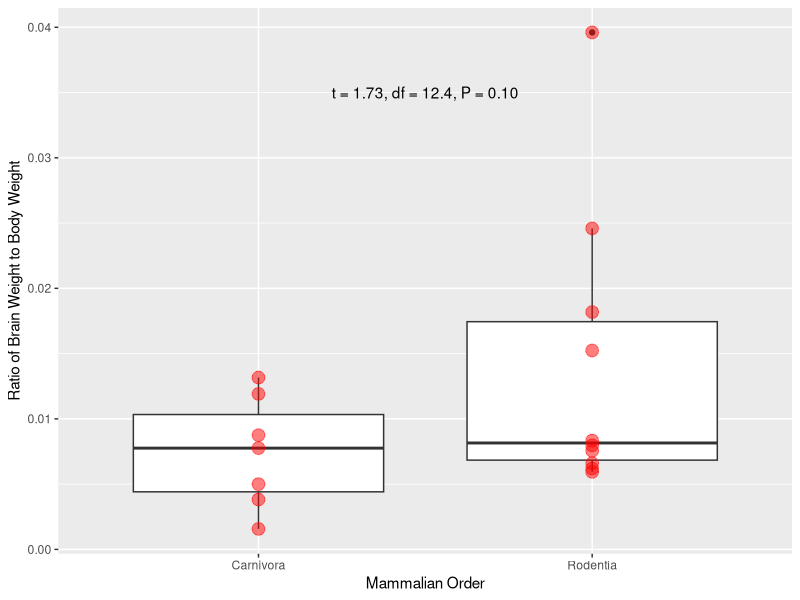

The R script that drew this image:
#dplyR and ggplot quiz

library(ggplot2)
library(dplyr)

data(msleep)

data_summary <- msleep %>% filter(order == "Rodentia" | order == "Carnivora") %>%
  filter(brainwt>0) %>%
  select(name, order, sleep_total, brainwt, bodywt) %>%
  mutate(ratio=brainwt/bodywt) %>%
  arrange(desc(bodywt))

ggplot(data_summary, aes(x = order, y = ratio)) +
  geom_boxplot() +
  geom_point(size = 4, color = 'red', alpha = 0.5) +
  labs(x = "Mammalian Order", y = "Ratio of Brain Weight to Body Weight")+
  annotate("text", x = 1.5, y = 0.035, label = "t = 1.73, df = 12.4, P = 0.10")

t.test(data=data_summary, ratio~order)



